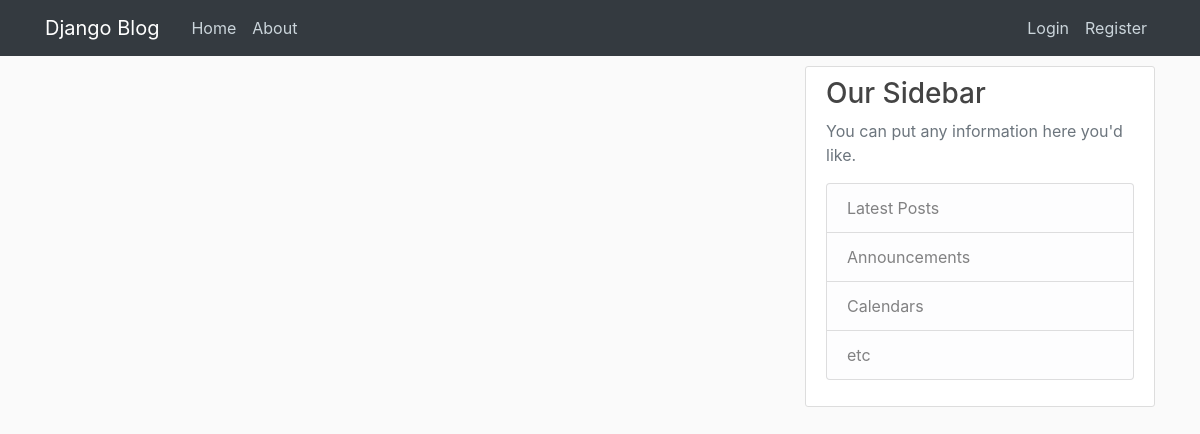
Before: / with the older database file.
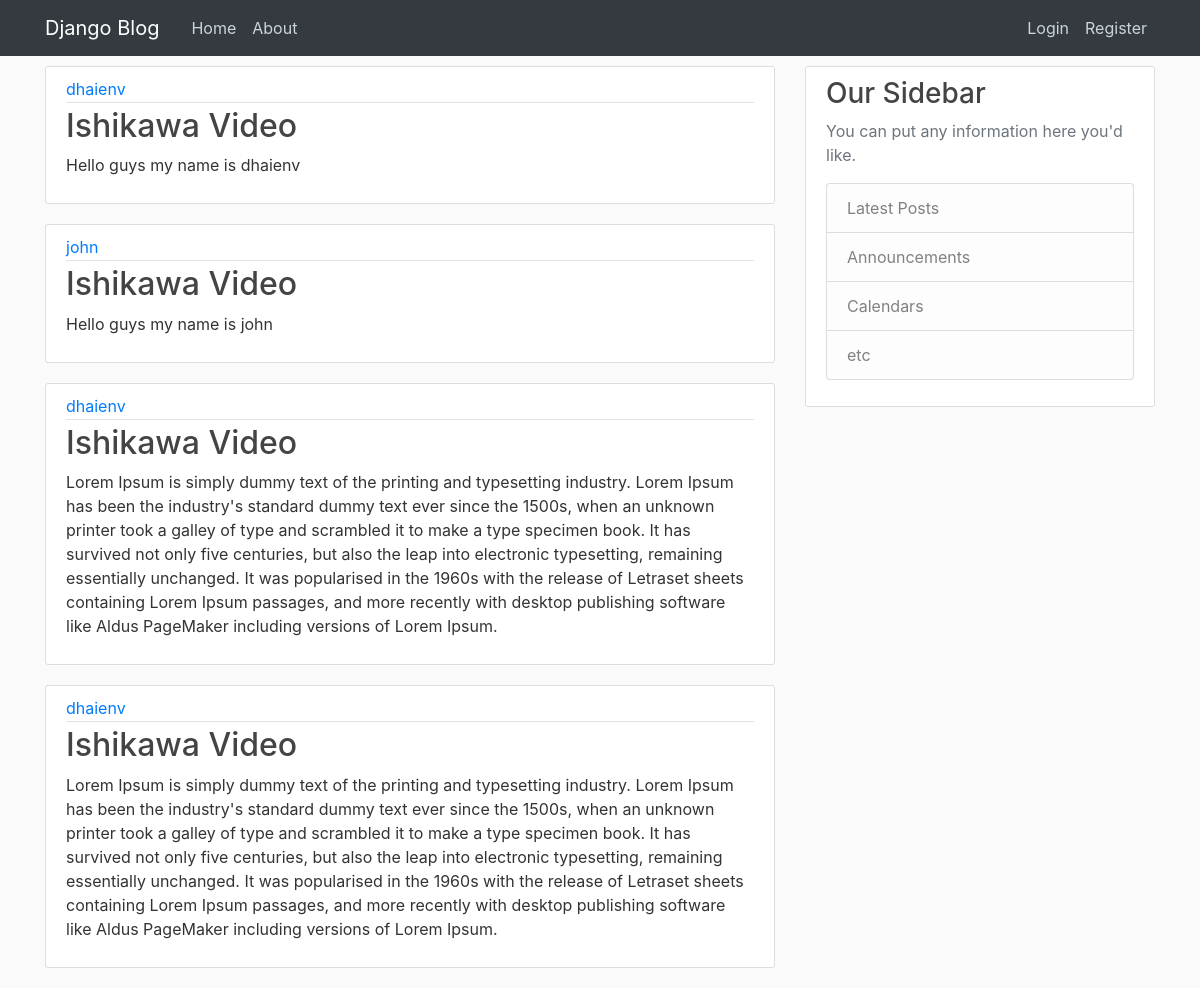
After: the same page with the newer database file.
### blog/models.py (models this page shows, shortened)
class Post(models.Model):
    title = models.CharField(max_length=100)
    content = models.TextField()
    data_posted = models.DateTimeField(default=timezone.now)
    author = models.ForeignKey(User, on_delete=models.CASCADE)

### blog/views.py (the view)
# urls.py: 2. Add a URL to urlpatterns:  path('', views.home, name='home')
def home(request):
    context = {
        'posts': Post.objects.all()
    }
    return render(request, 'blog/home.html', context)

### templates/blog/home.html (shortened to what this page needs)
{% extends "blog/base.html" %}
{% block content %}
    {% for post in posts %}
        <article class="media content-section">
          <div class="media-body">
            <div class="article-metadata">
              <a class="mr-2" href="#">{{ post.author }}</a>
            </div>
            <h2><a class="article-title" href="#">{{ post.title }}</a></h2>
            <p class="article-content">{{ post.content }}</p>
          </div>
        </article>
    {% endfor %}
{% endblock content %}

### templates/blog/base.html (shortened to what this page needs)
<!DOCTYPE html>
{% load static %}
<html lang="en">
<head>
<link rel="stylesheet" href="https://cdn.jsdelivr.net/npm/bootstrap@4.5.3/dist/css/bootstrap.min.css">
    <link rel="stylesheet" type="text/css" href="{% static 'blog/main.css' %}">
</head>
<body>
    <header class="site-header">
      <nav class="navbar navbar-expand-lg navbar-dark bg-dark" style="margin-bottom: 10px;">
        <div class="container">
          <a class="navbar-brand mr-4" href="{% url 'blog-home' %}">Django Blog</a>
          <div class="collapse navbar-collapse" id="navbarToggle">
            <div class="navbar-nav mr-auto">
              <a class="nav-item nav-link" href="{% url 'blog-home' %}">Home</a>
              <a class="nav-item nav-link" href="{% url 'blog-about' %}">About</a>
            </div>
            <div class="navbar-nav">
              <a class="nav-item nav-link" href="#">Login</a>
              <a class="nav-item nav-link" href="#">Register</a>
            </div>
          </div>
        </div>
      </nav>
    </header>
    <main role="main" class="container">
      <div class="row">
        <div class="col-md-8">
          {% block content %}{% endblock %}
        </div>
        <div class="col-md-4">
          <div class="content-section">
            <h3>Our Sidebar</h3>
            <p class='text-muted'>You can put any information here you'd like.
              <ul class="list-group">
                <li class="list-group-item list-group-item-light">Latest Posts</li>
                <li class="list-group-item list-group-item-light">Announcements</li>
                <li class="list-group-item list-group-item-light">Calendars</li>
                <li class="list-group-item list-group-item-light">etc</li>
              </ul>
            </p>
          </div>
        </div>
      </div>
    </main>
</body>
</html>

### static/blog/main.css (style rules this page uses)
body { background: #fafafa; color: #333333; }
h1, h2, h3, h4, h5, h6 { color: #444444; }
ul { margin: 0; }
.site-header .navbar-nav .nav-link { color: #cbd5db; }
.content-section { background: #ffffff; padding: 10px 20px; border: 1px solid #dddddd; border-radius: 3px; margin-bottom: 20px; }
.article-title { color: #444444; }
.article-content { white-space: pre-line; }
.article-metadata { padding-bottom: 1px; margin-bottom: 4px; border-bottom: 1px solid #e3e3e3 }

Changed rows visible on the page:
added Post: author "dhaienv", title "Ishikawa Video", content "Hello guys my name is dhaienv"
added Post: author "john", title "Ishikawa Video", content "Hello guys my name is john"
added Post: author "dhaienv", title "Ishikawa Video", content "Lorem Ipsum is simply dummy text of the printing and typesetting industry. Lorem Ipsum has been the industry's standard dummy text ever since the 1500s, when an unknown printer took a galley of type and scrambled it to make a type specimen book. It has survived not only five centuries, but also the leap into electronic typesetting, remaining essentially unchanged. It was popularised in the 1960s with the release of Letraset sheets containing Lorem Ipsum passages, and more recently with desktop publishing software like Aldus PageMaker including versions of Lorem Ipsum."
added Post: author "dhaienv", title "Ishikawa Video", content "Lorem Ipsum is simply dummy text of the printing and typesetting industry. Lorem Ipsum has been the industry's standard dummy text ever since the 1500s, when an unknown printer took a galley of type and scrambled it to make a type specimen book. It has survived not only five centuries, but also the leap into electronic typesetting, remaining essentially unchanged. It was popularised in the 1960s with the release of Letraset sheets containing Lorem Ipsum passages, and more recently with desktop publishing software like Aldus PageMaker including versions of Lorem Ipsum."
